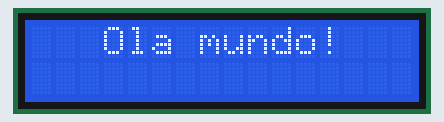
Simulated run of this sketch. Board: Arduino Uno, built with avr-gcc and run on an emulated ATmega328P. Parts: 16×2 character LCD.

Above: at 0.1 s.
At 2.21 s:
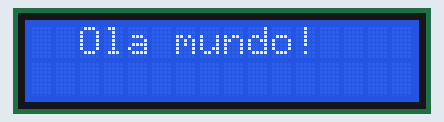
At 3.11 s:
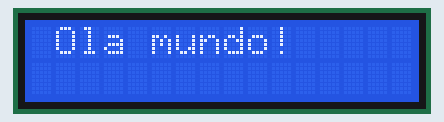
At 4.01 s:
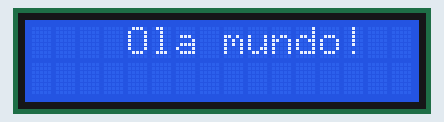
At 4.61 s:
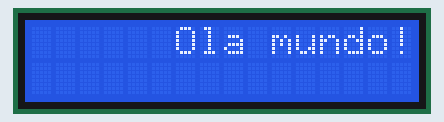

Measured:
- by itself, everything shown: repeats every 4.7 s, in 10 steps

The sketch:

lcd-v1.ino
```cpp
/*
  Descrição: Utilização de uma biblioteca (classe) criando o objeto na memória "heap".
*/

#include <LiquidCrystal.h>

LiquidCrystal *lcd = new LiquidCrystal(11, 9, 5, 4, 3, 2);

void setup() {
    lcd->begin(16, 2); // (colunas, linhas)
}

void loop() {
    lcd->clear();
    lcd->setCursor(3, 0);
    String str = "Ola mundo!";
    // strcpy(str, "Ola mundo!");
    lcd->print(str);
    delay(2000);

    // Rolagem para a esquerda
    for (int posicao = 0; posicao < 3; posicao++)
    {
        lcd->scrollDisplayLeft();
        delay(300);
    }

    // Rolagem para a direita
    for (int posicao = 0; posicao < 6; posicao++)
    {
        lcd->scrollDisplayRight();
        delay(300);
    }
}
```
